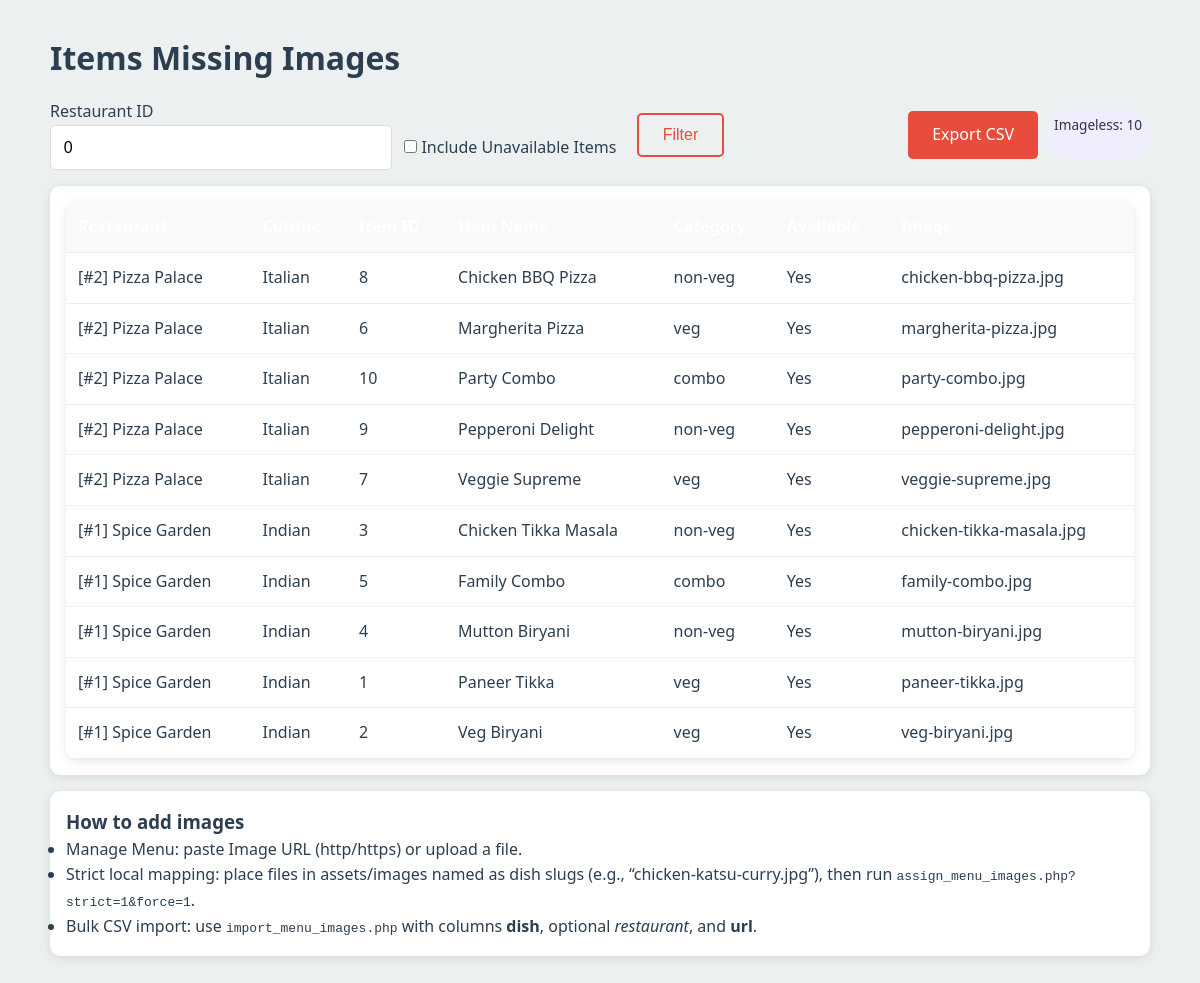
Screenshot of /php/report_imageless_items.php with the database file from the repository.
### tables this page shows
CREATE TABLE menu_items (
    id INT AUTO_INCREMENT PRIMARY KEY,
    restaurant_id INT NOT NULL,
    name VARCHAR(150) NOT NULL,
    category ENUM('veg', 'non-veg', 'combo') NOT NULL,
    price DECIMAL(10,2) NOT NULL,
    discount DECIMAL(5,2) DEFAULT 0.00,
    description TEXT,
    image VARCHAR(255),
    is_available BOOLEAN DEFAULT TRUE,
    created_at TIMESTAMP DEFAULT CURRENT_TIMESTAMP,
    FOREIGN KEY (restaurant_id) REFERENCES restaurants(id) ON DELETE CASCADE
);

CREATE TABLE restaurants (
    id INT AUTO_INCREMENT PRIMARY KEY,
    name VARCHAR(150) NOT NULL,
    owner_id INT NOT NULL,
    cuisine VARCHAR(100),
    location VARCHAR(255),
    phone VARCHAR(15),
    image VARCHAR(255),
    description TEXT,
    rating DECIMAL(2,1) DEFAULT 0.0,
    is_open BOOLEAN DEFAULT TRUE,
    status ENUM('pending', 'approved', 'rejected') DEFAULT 'pending',
    created_at TIMESTAMP DEFAULT CURRENT_TIMESTAMP,
    FOREIGN KEY (owner_id) REFERENCES users(id) ON DELETE CASCADE
);

### php/report_imageless_items.php (the view, shortened to what this page needs)
<?php
$conn = getDBConnection();
$restaurant_id = isset($_GET['restaurant_id']) ? intval($_GET['restaurant_id']) : 0;
$include_unavailable = isset($_GET['all']) && $_GET['all'] === '1';
$assetsDir = realpath(__DIR__ . '/../assets/images');
if ($assetsDir === false) $assetsDir = __DIR__ . '/../assets/images';
$where = [];
$params = [];
$types = '';
if (!$include_unavailable) { $where[] = 'm.is_available = 1'; }
$whereSql = empty($where) ? '' : ('WHERE ' . implode(' AND ', $where));
$sql = "SELECT m.id, m.name, m.category, m.image, m.is_available, r.id AS rid, r.name AS rname, r.cuisine
        FROM menu_items m
        JOIN restaurants r ON m.restaurant_id = r.id
        $whereSql
        ORDER BY r.name ASC, m.name ASC";
$stmt = $types ? $conn->prepare($sql) : null;
if ($stmt) { $stmt->bind_param($types, ...$params); $stmt->execute(); $res = $stmt->get_result(); }
else { $res = $conn->query($sql); }
$rows = [];
while ($row = $res->fetch_assoc()) { $rows[] = $row; }
$imageless = [];
foreach ($rows as $row) {
    $img = trim($row['image'] ?? '');
    $path = $assetsDir . DIRECTORY_SEPARATOR . $img;
    if (!(is_file($path) && filesize($path) > 0)) { $imageless[] = $row; }
}
?>
<!DOCTYPE html>
<html lang="en">
<head>
<link rel="stylesheet" href="../styles/main.css">
</head>
<body>
<div class="container" style="padding:2rem 0; max-width: 1100px;">
    <h1>Items Missing Images</h1>
    <form method="get" class="toolbar">
        <div>
            <label>Restaurant ID</label>
            <input type="number" class="form-control" name="restaurant_id" value="<?= htmlspecialchars($restaurant_id) ?>" placeholder="0 = all">
        </div>
        <div>
            <label>&nbsp;</label>
            <label style="display:block"><input type="checkbox" name="all" value="1" <?= $include_unavailable?'checked':'' ?>> Include Unavailable Items</label>
        </div>
        <div>
            <label>&nbsp;</label>
            <button class="btn btn-outline" type="submit">Filter</button>
        </div>
        <div style="margin-left:auto; display:flex; gap:0.5rem;">
            <a class="btn btn-primary" href="?<?= $restaurant_id>0?('restaurant_id='.intval($restaurant_id).'&'):'' ?><?= $include_unavailable?'all=1&':'' ?>export=csv">Export CSV</a>
            <span class="badge">Imageless: <?= count($imageless) ?></span>
        </div>
    </form>
    <div class="card" style="padding:1rem;">
        <table class="table">
            <thead>
                <tr>
                    <th>Restaurant</th>
                    <th>Cuisine</th>
                    <th>Item ID</th>
                    <th>Item Name</th>
                    <th>Category</th>
                    <th>Available</th>
                    <th>Image</th>
                </tr>
            </thead>
            <tbody>
                <?php foreach ($imageless as $r): ?>
                    <tr>
                        <td>[#<?= (int)$r['rid'] ?>] <?= htmlspecialchars($r['rname']) ?></td>
                        <td><?= htmlspecialchars($r['cuisine']) ?></td>
                        <td><?= (int)$r['id'] ?></td>
                        <td><?= htmlspecialchars($r['name']) ?></td>
                        <td><?= htmlspecialchars($r['category']) ?></td>
                        <td><?= $r['is_available'] ? 'Yes' : 'No' ?></td>
                        <td><?= htmlspecialchars($r['image']) ?></td>
                    </tr>
                <?php endforeach; ?>
            </tbody>
        </table>
    </div>
    <div class="card" style="padding:1rem; margin-top:1rem;">
        <h3>How to add images</h3>
        <ul>
            <li>Manage Menu: paste Image URL (http/https) or upload a file.</li>
            <li>Strict local mapping: place files in assets/images named as dish slugs (e.g., “chicken-katsu-curry.jpg”), then run <code>assign_menu_images.php?strict=1&force=1</code>.</li>
            <li>Bulk CSV import: use <code>import_menu_images.php</code> with columns <strong>dish</strong>, optional <em>restaurant</em>, and <strong>url</strong>.</li>
        </ul>
    </div>
</div>
</body>
</html>

### styles/main.css (style rules this page uses)
* { margin: 0; padding: 0; box-sizing: border-box; }
:root { --primary-color: #e74c3c; --secondary-color: #2c3e50; --success-color: #27ae60; --warning-color: #f39c12; --danger-color: #e74c3c; --light-bg: #ecf0f1; --dark-text: #2c3e50; --light-text: #7f8c8d; --white: #ffffff; --shadow: 0 2px 10px rgba(0,0,0,0.1); --shadow-hover: 0 4px 20px rgba(0,0,0,0.15); }
body { font-family: 'Segoe UI', Tahoma, Geneva, Verdana, sans-serif; background-color: var(--light-bg); color: var(--dark-text); line-height: 1.6; }
.btn { padding: 0.7rem 1.5rem; border: none; border-radius: 5px; cursor: pointer; font-size: 1rem; font-weight: 500; transition: all 0.3s; text-decoration: none; display: inline-block; }
.btn-primary { background-color: var(--primary-color); color: var(--white); }
.btn-outline { background-color: transparent; border: 2px solid var(--primary-color); color: var(--primary-color); }
.container { max-width: 1200px; margin: 0 auto; padding: 0 20px; }
.card { background-color: var(--white); border-radius: 10px; box-shadow: var(--shadow); padding: 1.5rem; transition: all 0.3s; }
.form-control { width: 100%; padding: 0.8rem; border: 1px solid #ddd; border-radius: 5px; font-size: 1rem; transition: border-color 0.3s; }
.badge { display: inline-block; padding: 0.3rem 0.6rem; border-radius: 15px; font-size: 0.85rem; font-weight: 500; }
.table { width: 100%; border-collapse: collapse; background-color: var(--white); border-radius: 10px; overflow: hidden; box-shadow: var(--shadow); }
.table th, .table td { padding: 1rem; text-align: left; border-bottom: 1px solid #ddd; }
.table th { background-color: var(--secondary-color); color: var(--white); font-weight: 600; }

### php/report_imageless_items.php (style rules this page uses)
.table { width: 100%; border-collapse: collapse; }
.table th, .table td { padding: 0.75rem; border-bottom: 1px solid #eee; text-align: left; }
.table th { background: #f8f9fa; }
.toolbar { display: flex; gap: 0.75rem; align-items: center; margin: 1rem 0; flex-wrap: wrap; }
.badge { display: inline-block; padding: 0.2rem 0.5rem; border-radius: 999px; background: #eef; color: #334; font-size: 0.85rem; }

### rows the page displays
menu_items: restaurant "2", restaurant.name "Pizza Palace", restaurant.cuisine "Italian", id "8", name "Chicken BBQ Pizza", category "non-veg", is_available "Yes", image "chicken-bbq-pizza.jpg"
menu_items: restaurant "2", restaurant.name "Pizza Palace", restaurant.cuisine "Italian", id "6", name "Margherita Pizza", category "veg", is_available "Yes", image "margherita-pizza.jpg"
menu_items: restaurant "2", restaurant.name "Pizza Palace", restaurant.cuisine "Italian", id "10", name "Party Combo", category "combo", is_available "Yes", image "party-combo.jpg"
menu_items: restaurant "2", restaurant.name "Pizza Palace", restaurant.cuisine "Italian", id "9", name "Pepperoni Delight", category "non-veg", is_available "Yes", image "pepperoni-delight.jpg"
menu_items: restaurant "2", restaurant.name "Pizza Palace", restaurant.cuisine "Italian", id "7", name "Veggie Supreme", category "veg", is_available "Yes", image "veggie-supreme.jpg"
menu_items: restaurant "1", restaurant.name "Spice Garden", restaurant.cuisine "Indian", id "3", name "Chicken Tikka Masala", category "non-veg", is_available "Yes", image "chicken-tikka-masala.jpg"
menu_items: restaurant "1", restaurant.name "Spice Garden", restaurant.cuisine "Indian", id "5", name "Family Combo", category "combo", is_available "Yes", image "family-combo.jpg"
menu_items: restaurant "1", restaurant.name "Spice Garden", restaurant.cuisine "Indian", id "4", name "Mutton Biryani", category "non-veg", is_available "Yes", image "mutton-biryani.jpg"
menu_items: restaurant "1", restaurant.name "Spice Garden", restaurant.cuisine "Indian", id "1", name "Paneer Tikka", category "veg", is_available "Yes", image "paneer-tikka.jpg"
menu_items: restaurant "1", restaurant.name "Spice Garden", restaurant.cuisine "Indian", id "2", name "Veg Biryani", category "veg", is_available "Yes", image "veg-biryani.jpg"

### other values shown
count($imageless) "10"
